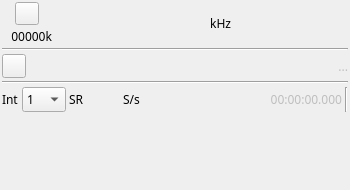
<?xml version="1.0" encoding="UTF-8"?>
<ui version="4.0">
 <class>FileSinkGui</class>
 <widget class="QWidget" name="FileSinkGui">
  <property name="geometry">
   <rect>
    <x>0</x>
    <y>0</y>
    <width>350</width>
    <height>190</height>
   </rect>
  </property>
  <property name="sizePolicy">
   <sizepolicy hsizetype="Minimum" vsizetype="Minimum">
    <horstretch>0</horstretch>
    <verstretch>0</verstretch>
   </sizepolicy>
  </property>
  <property name="minimumSize">
   <size>
    <width>350</width>
    <height>190</height>
   </size>
  </property>
  <property name="font">
   <font>
    <family>Sans Serif</family>
    <pointsize>9</pointsize>
   </font>
  </property>
  <property name="windowTitle">
   <string>FileSource</string>
  </property>
  <layout class="QVBoxLayout" name="verticalLayout">
   <property name="spacing">
    <number>3</number>
   </property>
   <property name="leftMargin">
    <number>2</number>
   </property>
   <property name="topMargin">
    <number>2</number>
   </property>
   <property name="rightMargin">
    <number>2</number>
   </property>
   <property name="bottomMargin">
    <number>2</number>
   </property>
   <item>
    <layout class="QHBoxLayout" name="horizontalLayout_freq">
     <item>
      <layout class="QVBoxLayout" name="deviceUILayout">
       <item>
        <layout class="QHBoxLayout" name="deviceButtonsLayout">
         <item>
          <widget class="ButtonSwitch" name="startStop">
           <property name="toolTip">
            <string>start/stop generation</string>
           </property>
           <property name="text">
            <string/>
           </property>
           <property name="icon">
            <iconset resource="../../../sdrbase/resources/res.qrc">
             <normaloff>:/play.png</normaloff>
             <normalon>:/stop.png</normalon>:/play.png</iconset>
           </property>
          </widget>
         </item>
        </layout>
       </item>
       <item>
        <layout class="QHBoxLayout" name="deviceRateLayout">
         <item>
          <widget class="QLabel" name="deviceRateText">
           <property name="minimumSize">
            <size>
             <width>50</width>
             <height>0</height>
            </size>
           </property>
           <property name="toolTip">
            <string>I/Q sample rate kS/s</string>
           </property>
           <property name="text">
            <string>00000k</string>
           </property>
           <property name="alignment">
            <set>Qt::AlignRight|Qt::AlignTrailing|Qt::AlignVCenter</set>
           </property>
          </widget>
         </item>
        </layout>
       </item>
      </layout>
     </item>
     <item>
      <spacer name="freqLeftSpacer">
       <property name="orientation">
        <enum>Qt::Horizontal</enum>
       </property>
       <property name="sizeHint" stdset="0">
        <size>
         <width>0</width>
         <height>0</height>
        </size>
       </property>
      </spacer>
     </item>
     <item>
      <widget class="ValueDial" name="centerFrequency" native="true">
       <property name="enabled">
        <bool>true</bool>
       </property>
       <property name="sizePolicy">
        <sizepolicy hsizetype="Maximum" vsizetype="Maximum">
         <horstretch>0</horstretch>
         <verstretch>0</verstretch>
        </sizepolicy>
       </property>
       <property name="minimumSize">
        <size>
         <width>32</width>
         <height>16</height>
        </size>
       </property>
       <property name="font">
        <font>
         <family>Monospace</family>
         <pointsize>20</pointsize>
        </font>
       </property>
       <property name="cursor">
        <cursorShape>SizeVerCursor</cursorShape>
       </property>
       <property name="focusPolicy">
        <enum>Qt::StrongFocus</enum>
       </property>
       <property name="toolTip">
        <string>Record center frequency in kHz</string>
       </property>
      </widget>
     </item>
     <item>
      <widget class="QLabel" name="freqUnits">
       <property name="text">
        <string> kHz</string>
       </property>
      </widget>
     </item>
     <item>
      <spacer name="freqRightlSpacer">
       <property name="orientation">
        <enum>Qt::Horizontal</enum>
       </property>
       <property name="sizeHint" stdset="0">
        <size>
         <width>0</width>
         <height>0</height>
        </size>
       </property>
      </spacer>
     </item>
    </layout>
   </item>
   <item>
    <widget class="Line" name="line_freq">
     <property name="orientation">
      <enum>Qt::Horizontal</enum>
     </property>
    </widget>
   </item>
   <item>
    <layout class="QHBoxLayout" name="fileSelectionLayout">
     <item>
      <widget class="QPushButton" name="showFileDialog">
       <property name="minimumSize">
        <size>
         <width>24</width>
         <height>24</height>
        </size>
       </property>
       <property name="maximumSize">
        <size>
         <width>24</width>
         <height>24</height>
        </size>
       </property>
       <property name="toolTip">
        <string>Open file</string>
       </property>
       <property name="text">
        <string/>
       </property>
       <property name="icon">
        <iconset resource="../../../sdrbase/resources/res.qrc">
         <normaloff>:/preset-load.png</normaloff>:/preset-load.png</iconset>
       </property>
      </widget>
     </item>
     <item>
      <widget class="QLabel" name="fileNameText">
       <property name="enabled">
        <bool>false</bool>
       </property>
       <property name="toolTip">
        <string>File currently opened</string>
       </property>
       <property name="text">
        <string>...</string>
       </property>
       <property name="alignment">
        <set>Qt::AlignRight|Qt::AlignTrailing|Qt::AlignVCenter</set>
       </property>
      </widget>
     </item>
    </layout>
   </item>
   <item>
    <widget class="Line" name="line_rate">
     <property name="orientation">
      <enum>Qt::Horizontal</enum>
     </property>
    </widget>
   </item>
   <item>
    <layout class="QHBoxLayout" name="rateControlLayout">
     <item>
      <widget class="QLabel" name="interpLabel">
       <property name="text">
        <string>Int</string>
       </property>
      </widget>
     </item>
     <item>
      <widget class="QComboBox" name="interp">
       <property name="toolTip">
        <string>Interpolation</string>
       </property>
       <item>
        <property name="text">
         <string>1</string>
        </property>
       </item>
       <item>
        <property name="text">
         <string>2</string>
        </property>
       </item>
       <item>
        <property name="text">
         <string>4</string>
        </property>
       </item>
       <item>
        <property name="text">
         <string>8</string>
        </property>
       </item>
       <item>
        <property name="text">
         <string>16</string>
        </property>
       </item>
       <item>
        <property name="text">
         <string>32</string>
        </property>
       </item>
       <item>
        <property name="text">
         <string>64</string>
        </property>
       </item>
      </widget>
     </item>
     <item>
      <widget class="QLabel" name="sampleRateLabel">
       <property name="text">
        <string>SR</string>
       </property>
      </widget>
     </item>
     <item>
      <widget class="ValueDial" name="sampleRate" native="true">
       <property name="sizePolicy">
        <sizepolicy hsizetype="Maximum" vsizetype="Maximum">
         <horstretch>0</horstretch>
         <verstretch>0</verstretch>
        </sizepolicy>
       </property>
       <property name="minimumSize">
        <size>
         <width>32</width>
         <height>16</height>
        </size>
       </property>
       <property name="font">
        <font>
         <family>DejaVu Sans Mono</family>
         <pointsize>12</pointsize>
        </font>
       </property>
      </widget>
     </item>
     <item>
      <widget class="QLabel" name="sampleRateUnit">
       <property name="text">
        <string>S/s</string>
       </property>
      </widget>
     </item>
     <item>
      <spacer name="horizontalSpacer_2">
       <property name="orientation">
        <enum>Qt::Horizontal</enum>
       </property>
       <property name="sizeHint" stdset="0">
        <size>
         <width>40</width>
         <height>20</height>
        </size>
       </property>
      </spacer>
     </item>
     <item>
      <widget class="QLabel" name="relTimeText">
       <property name="enabled">
        <bool>false</bool>
       </property>
       <property name="minimumSize">
        <size>
         <width>90</width>
         <height>0</height>
        </size>
       </property>
       <property name="toolTip">
        <string>Record time from start</string>
       </property>
       <property name="text">
        <string>00:00:00.000</string>
       </property>
       <property name="alignment">
        <set>Qt::AlignRight|Qt::AlignTrailing|Qt::AlignVCenter</set>
       </property>
      </widget>
     </item>
     <item>
      <widget class="Line" name="linePlay2">
       <property name="orientation">
        <enum>Qt::Vertical</enum>
       </property>
      </widget>
     </item>
    </layout>
   </item>
   <item>
    <layout class="QHBoxLayout" name="padLayout">
     <item>
      <spacer name="verticaPadlSpacer">
       <property name="orientation">
        <enum>Qt::Vertical</enum>
       </property>
       <property name="sizeHint" stdset="0">
        <size>
         <width>20</width>
         <height>40</height>
        </size>
       </property>
      </spacer>
     </item>
    </layout>
   </item>
  </layout>
 </widget>
 <customwidgets>
  <customwidget>
   <class>ValueDial</class>
   <extends>QWidget</extends>
   <header>gui/valuedial.h</header>
   <container>1</container>
  </customwidget>
  <customwidget>
   <class>ButtonSwitch</class>
   <extends>QToolButton</extends>
   <header>gui/buttonswitch.h</header>
  </customwidget>
 </customwidgets>
 <resources>
  <include location="../../../sdrbase/resources/res.qrc"/>
  <include location="../../../sdrbase/resources/res.qrc"/>
  <include location="../../../sdrbase/resources/res.qrc"/>
  <include location="../../../sdrbase/resources/res.qrc"/>
  <include location="../../../sdrbase/resources/res.qrc"/>
  <include location="../../../sdrbase/resources/res.qrc"/>
  <include location="../../../sdrbase/resources/res.qrc"/>
  <include location="../../../sdrbase/resources/res.qrc"/>
  <include location="../../../sdrbase/resources/res.qrc"/>
  <include location="../../../sdrbase/resources/res.qrc"/>
  <include location="../../../sdrbase/resources/res.qrc"/>
  <include location="../../../sdrbase/resources/res.qrc"/>
  <include location="../../../sdrbase/resources/res.qrc"/>
  <include location="../../../sdrbase/resources/res.qrc"/>
  <include location="../../../sdrbase/resources/res.qrc"/>
  <include location="../../../sdrbase/resources/res.qrc"/>
  <include location="../../../sdrbase/resources/res.qrc"/>
  <include location="../../../sdrbase/resources/res.qrc"/>
  <include location="../../../sdrbase/resources/res.qrc"/>
  <include location="../../../sdrbase/resources/res.qrc"/>
  <include location="../../../sdrbase/resources/res.qrc"/>
  <include location="../../../sdrbase/resources/res.qrc"/>
  <include location="../../../sdrbase/resources/res.qrc"/>
  <include location="../../../sdrbase/resources/res.qrc"/>
  <include location="../../../sdrbase/resources/res.qrc"/>
  <include location="../../../sdrbase/resources/res.qrc"/>
  <include location="../../../sdrbase/resources/res.qrc"/>
  <include location="../../../sdrbase/resources/res.qrc"/>
 </resources>
 <connections/>
</ui>
